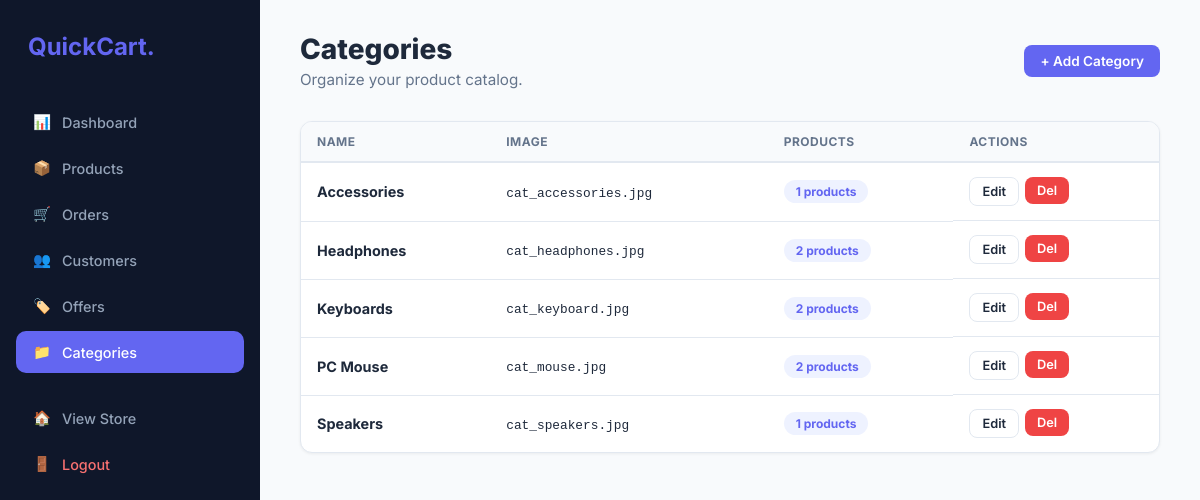
Page /admin.php?tab=categories (signed in) on the committed database.
### tables this page shows
CREATE TABLE `categories` (
  `id` int(11) NOT NULL,
  `name` varchar(100) NOT NULL,
  `image` varchar(255) DEFAULT 'cat_default.jpg'
);

### config.php (called while the page is built, shortened)
<?php
function e(?string $value): string {
    return htmlspecialchars($value ?? '', ENT_QUOTES, 'UTF-8');
}
?>

### includes/admin_tabs/categories.php (the view, shortened to what this page needs)
<?php
$cats = $pdo->query("SELECT c.*, (SELECT COUNT(*) FROM products WHERE cat_id = c.id) as product_count FROM categories c ORDER BY c.name ASC")->fetchAll();
?>
<div class="page-header" style="display:flex;justify-content:space-between;align-items:center">
    <div><h1>Categories</h1><p>Organize your product catalog.</p></div>
    <button class="btn btn-primary" onclick="openModal('addCatModal')">+ Add Category</button>
</div>
<div class="card"><div class="card-body" style="padding:0">
<table><thead><tr><th>Name</th><th>Image</th><th>Products</th><th>Actions</th></tr></thead><tbody>
<?php foreach($cats as $c): ?>
<tr>
    <td><strong><?= e($c['name']) ?></strong></td>
    <td><code style="font-size:.8rem"><?= e($c['image']) ?></code></td>
    <td><span class="badge badge-primary"><?= $c['product_count'] ?> products</span></td>
    <td style="display:flex;gap:6px">
        <a href="admin.php?tab=categories&edit_cat_id=<?= $c['id'] ?>" class="btn btn-sm btn-outline">Edit</a>
        <form method="POST" style="display:inline" onsubmit="return confirm('<?= $c['product_count'] > 0 ? 'This category has '.$c['product_count'].' products! They must be moved first.' : 'Delete this category?' ?>')">
            <button type="submit" name="delete_category" class="btn btn-sm btn-danger" <?= $c['product_count'] > 0 ? 'title="Has products — will be blocked server-side"' : '' ?>>Del</button>
        </form>
    </td>
</tr>
<?php endforeach; ?>
</tbody></table>
</div></div>

### admin.php (style rules this page uses)
:root { --bg:#F8FAFC;--sidebar:#0F172A;--sidebar-hover:#1E293B;--primary:#6366F1;--primary-soft:#EEF2FF;--success:#10B981;--success-soft:#D1FAE5;--warning:#F59E0B;--warning-soft:#FEF3C7;--danger:#EF4444;--danger-soft:#FEE2E2;--text:#1E293B;--text-light:#64748B;--white:#FFF;--border:#E2E8F0;--shadow:0 1px 3px rgba(0,0,0,.06);--radius:12px }
* { margin:0;padding:0;box-sizing:border-box }
body { background:var(--bg);font-family:'Inter',sans-serif;display:flex;color:var(--text) }
.page-header { margin-bottom:32px }
.page-header h1 { font-size:1.75rem;font-weight:800 }
.page-header p { color:var(--text-light);margin-top:4px;font-size:.95rem }
.card { background:var(--white);border-radius:var(--radius);box-shadow:var(--shadow);border:1px solid var(--border);overflow:hidden;margin-bottom:24px }
.card-body { padding:24px }
table { width:100%;border-collapse:collapse }
th { text-align:left;padding:12px 16px;font-size:.75rem;color:var(--text-light);font-weight:700;text-transform:uppercase;letter-spacing:.04em;border-bottom:2px solid var(--border);background:var(--bg) }
td { padding:14px 16px;border-bottom:1px solid var(--border);font-size:.9rem;vertical-align:middle }
tr:last-child td { border-bottom:none }
.badge { padding:4px 12px;border-radius:20px;font-size:.75rem;font-weight:700;display:inline-block }
.badge-primary { background:var(--primary-soft);color:var(--primary) }
.btn { padding:8px 16px;border-radius:8px;font-weight:600;font-size:.85rem;cursor:pointer;border:none;transition:.2s;text-decoration:none;display:inline-flex;align-items:center;gap:6px;font-family:inherit }
.btn-sm { padding:6px 12px;font-size:.8rem }
.btn-primary { background:var(--primary);color:var(--white) }
.btn-danger { background:var(--danger);color:var(--white) }
.btn-outline { background:transparent;border:1.5px solid var(--border);color:var(--text) }

### rows in the picture
categories: name "Accessories", image "cat_accessories.jpg", product_count "1"
categories: name "Headphones", image "cat_headphones.jpg", product_count "2"
categories: name "Keyboards", image "cat_keyboard.jpg", product_count "2"
categories: name "PC Mouse", image "cat_mouse.jpg", product_count "2"
categories: name "Speakers", image "cat_speakers.jpg", product_count "1"
